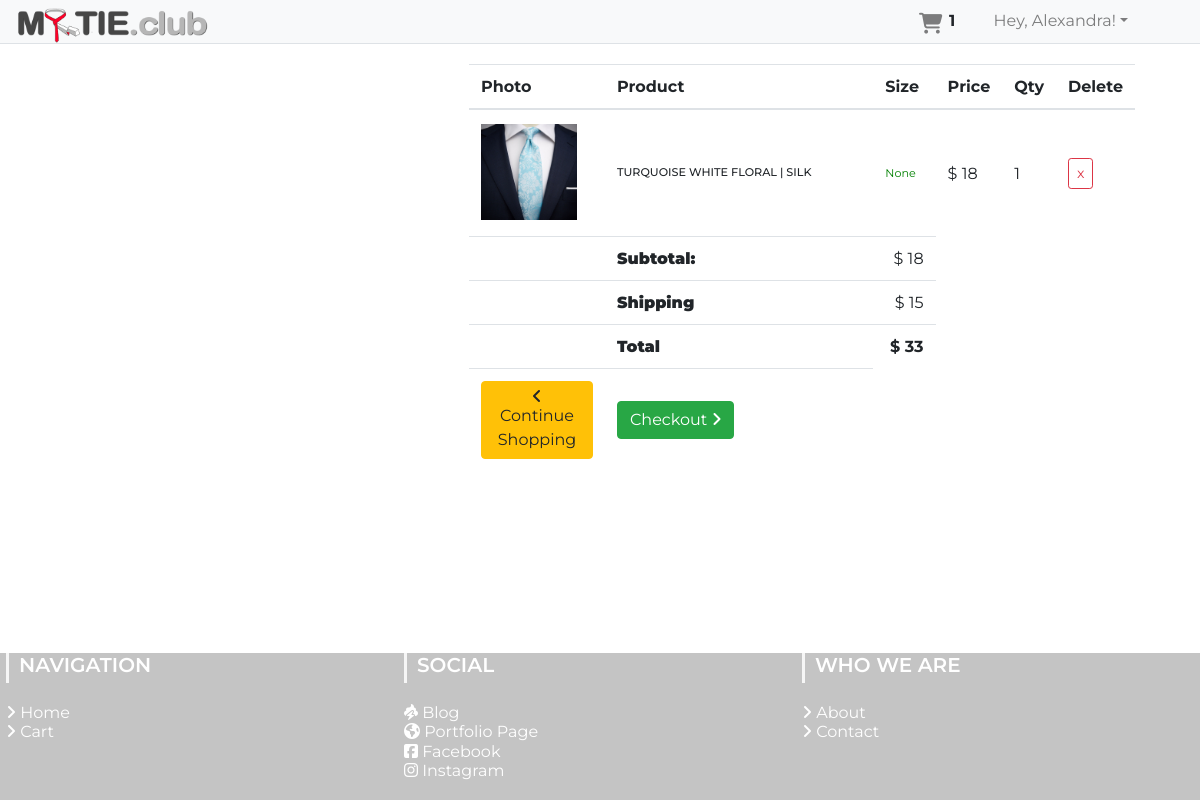
The page /cart/ (signed in) on the database its author committed.
### app/models.py (models this page shows, shortened)
class User(UserMixin, db.Model):
	__tablename__="user"
	id = db.Column(db.Integer, primary_key=True)
	firstname = db.Column(db.String(24), index=True)
	lastname = db.Column(db.String(24), index=True)
	email = db.Column(db.String(50), index=True, unique=True)
	password_hash = db.Column(db.String)
	phonenumber = db.Column(db.String(18), index=True, unique=True)
	is_admin = db.Column(db.Boolean, default = False)
	order = db.relationship("Order", backref='ordered_products')
	kart = db.relationship('Kart', uselist=False, backref='user_kart')
	shipping_info = db.relationship('ShippingInfo', backref='shipping',lazy='dynamic')

class Kart(db.Model):
	id = db.Column(db.Integer, primary_key=True)
	product_id = db.Column(db.Integer, db.ForeignKey('product.id'))
	product = db.relationship('Products', uselist=False)
	quantity = db.Column(db.Integer)
	subtotal = db.Column(db.Integer)
	user_id = db.Column(db.Integer, db.ForeignKey('user.id'))
	user = db.relationship('User', uselist=False, backref='user')

class Products(db.Model):
	__tablename__ = 'product'
	id = db.Column(db.Integer, primary_key=True)
	product_name = db.Column(db.String(100), index=True)
	product_price = db.Column(db.Integer, index=True)
	product_image = db.Column(db.String(120),index=True)
	product_description = db.Column(db.String(200), index=True)
	product_stock = db.Column(db.Integer, index = True)
	product_size = db.Column(db.String(5), index = True)
	categories_id = db.Column(db.Integer, db.ForeignKey('categories.id'))
	order = db.relationship('Order', secondary=association_table, backref='my_orders', lazy='dynamic')

### app/users/routes.py (the view)
@users.route('/cart/',methods = ["GET","POST"])
def cart():
	if current_user.is_anonymous:
		count = 0
		user = 0
		cartlist = []
	else:
		user = current_user.id
		count = Kart.query.filter_by(user_id=user).count()
		cartlist = Kart.query.filter_by(user_id=user).all()
	form = CartForm()
	price = ShippingPrice()
	items_subtotals = subtotals()
	if current_user.is_anonymous:
		flash('Please login ')
		return render_template('users/cart.html', count= count, cartlist= cartlist,
	title = "Cart", form = form, price=price, items_subtotals=items_subtotals)
	return render_template('users/cart.html', count= count, cartlist= cartlist,
	title = "Cart", form = form, price=price,items_subtotals=items_subtotals)

### app/models.py (called while the page is built)
@login_manager.user_loader
def load_user(id):
    return User.query.get(int(id))

### app/users/routes.py (called while the page is built)
def ShippingPrice():
	if current_user.is_authenticated:
		item_num = Kart.query.filter_by(user_id = current_user.id).count()
	else:
		item_num = Kart.query.filter_by(user_id = 0).count()
	shipping_price = 0
	if item_num >= 1:
		shipping_price = 15
	elif item_num >= 5:
		shipping_price = 25
	else:
		pass
	return shipping_price

def subtotals():
	if current_user.is_authenticated:
		get_products = Kart.query.filter_by(user_id = current_user.id).all()
	else:
		get_products = Kart.query.filter_by(user_id = 0).all()
	items_subtotal = 0
	for price in get_products:
		items_subtotal+=int(price.subtotal)
	return items_subtotal

### app/templates/users/cart.html (shortened to what this page needs)
{% extends "layout.html" %}
{% block body%}
	{% if current_user.is_authenticated %}
	<table id="cart" class="table table-hover table-condensed">
			<thead>
				<tr>
					<th style="width:10%">Photo</th>
					<th style="width:60%">Product</th>
					<th style="width:10%">Size</th>
					<th style="width:10%">Price</th>
					<th style="width:5%">Qty</th>
					<th style="width:5%">Delete</th>
				</tr>
			</thead>
			{% for items in cartlist %}
			<tbody>
				<tr>
					<td data-th="Photo">
						<img src="{{ items.product.product_image }}" class="item-img img-responsive" />
					</td>
					<td data-th="Product">
						<h6 class="nomargin ml-0">
								<p>{{ items.product.product_name }}</p>
						</h6>
					</td>
					<td data-th="Size">
						<span class="size">{{ items.product.product_size }}</span>
					</td>
					<td data-th="Price">
						<p>
							<span class="iso">$</span>
							<span class="item-total{{items.id}} item-total">{{items.subtotal}}</span>
						</p>
					</td>
					<td data-th="Qty">
							<span>{{items.quantity}}</span>
					</td>
					<td class="actions" data-th="Delete">
						<a href="{{ url_for('users.remove_item', id=items.id) }}" class=" btn btn-outline-danger btn-sm">x</a>
					</td>
				</tr>
			</tbody>
			{% endfor %}
			<tfoot>
				<tr class="visible-xs">
					<th colspan="1"><strong></strong></th>
					<th><strong>Subtotal:</strong></th>
					<td class="text-right">$ {{items_subtotals}}</td>
				</tr>
				<tr class="visible-xs">
					<th colspan="1"><strong></strong></th>
					<th><strong>Shipping</strong></th>
					<td class="text-right">$ {{ price }}</td>
				</tr>
				<tr class="visible-xs">
					<th colspan="1"><strong></strong></th>
					<th><strong>Total</strong></th>
					<td class="text-right"><strong>$ {{items_subtotals + price}}</strong></td>
				</tr>
				<tr>
					<td><a href="{{ url_for('home.homepage') }}" class="btn btn-warning"><i class="fa fa-angle-left"></i> Continue Shopping</a></td>
					<td><a href="#" class="btn btn-success" data-toggle="modal"
						data-target="#exampleModalCenter"> Checkout <i class="fa fa-angle-right"></i></a></td>
				</tr>
			</tfoot>
		</table>
	</div>
{% endif %}
{% endblock %}

### app/templates/layout.html (shortened to what this page needs)
<html>
    <head>
        <link rel="stylesheet" href="https://stackpath.bootstrapcdn.com/bootstrap/4.3.1/css/bootstrap.css">
        <link href="{{ url_for('static', filename='css/main.css') }}" rel="stylesheet">
    </head>
<body>
          <nav class="navbar navbar-expand-sm navbar-light bg-light border-bottom shadow-md fixed-top">
              <h1 class="brand_name">
                  <a class="navbar-brand" href="{{ url_for('home.homepage') }}"><img id="logo" src="{{url_for('static', filename='img/my-tie-logo-navbar-2.png')}}" alt="Home"></a>
              </h1>
              <div class="collapse navbar-collapse" id="navbarTogglerDemo03">
                  <ul class="navbar-nav ml-auto mr-5 mt-2 mt-lg-0">
                      {% if current_user.is_authenticated %}
                      {% if current_user.is_admin %}
                            <li class="nav-item ml-3">
                              <a class="nav-link active" href="{{ url_for('home.admin_dashboard') }}">Dashboard</a>
                            </li>
                            <li class="nav-item ml-3">
                              <a class="nav-link" href="{{ url_for('admin.list_categories') }}">Categories</a>
                            </li>
                            <li class="nav-item ml-3">
                              <a class="nav-link" href="{{ url_for('admin.list_products') }}">Products</a>
                            </li>
                            <li class="nav-item ml-3">
                              <a class="nav-link" href="{{ url_for('admin.list_orders') }}">Orders</a>
                            </li>
                            <li class="nav-item ml-3">
                              <a class="nav-link" href="{{ url_for('users.cart') }}"><i class="fas fa-shopping-cart"></i><span class="badge badge-light">{{ count }}</span></a>
                            </li>
                      {% else %}
                            <li class="nav-item ml-3">
                              <a class="nav-link" href="{{ url_for('users.cart') }}"><i class="fas fa-shopping-cart"></i><span class="badge badge-light">{{ count }}</span></a>
                            </li>
                      {% endif %}
                            <li class="nav-item dropdown ml-3">
                              <a class="nav-link dropdown-toggle" data-toggle="dropdown" href="#" role="button" aria-haspopup="true"
                                aria-expanded="false">
                                Hey, {{ current_user.firstname }}!</a>
                            </li>
                      {% endif %}
                  </ul>
              </div>
          </nav>
    <div class="container">
        {% block body %}
        {% endblock %}
    <section id="footer">
      <div class="container-fluid">
          <div class="row text-xs-center text-sm-left">
              <div class="col-xs-12 col-sm-4 col-md-4">
                  <h5>NAVIGATION</h5>
                  <ul class="list-unstyled quick-links">
                      <li><a href="{{ url_for('home.homepage') }}"><i class="fa fa-angle-right"></i> Home</a></li>
                      <li><a href="{{ url_for('users.cart') }}"><i class="fa fa-angle-right"></i> Cart</a></li>
                  </ul>
              </div>
              <div class="col-xs-12 col-sm-4 col-md-4">
                  <h5>SOCIAL</h5>
                  <ul class="list-unstyled quick-links">
                      <li><a href="http://www.chaze.net"><i class="fas fa-poo-storm"></i> Blog</a></li>
                      <li><a href="http://www.artem-yerep.com"><i class="fas fa-globe-americas"></i> Portfolio Page</a></li>
                      <li><a href="https://www.facebook.com/"><i class="fab fa-facebook-square"></i> Facebook</a></li>
                      <li><a href="https://www.instagram.com/"><i class="fab fa-instagram"></i> Instagram</a></li>
                  </ul>
              </div>
              <div class="col-xs-12 col-sm-4 col-md-4">
                  <h5>WHO WE ARE</h5>
                  <ul class="list-unstyled quick-links">
                      <li><a href="{{ url_for('home.about') }}"><i class="fa fa-angle-right"></i> About</a></li>
                      <li><a href="{{ url_for('home.contact') }}"><i class="fa fa-angle-right"></i> Contact</a></li>
                  </ul>
              </div>
          </div>
      </div>
    </section>
</body>
</html>

### app/static/css/main.css (style rules this page uses)
* { padding: 0; margin: 0; }
html { position: relative; min-height: 100%; }
body { font-family: 'Montserrat', sans-serif; margin-bottom: 12em ; margin-top: 4em; }
#logo { max-height: 35px; }
.navbar { padding-bottom: 0px; max-width: 100%; }
.navbar-brand { padding: 0px; }
.navbar-collapse { padding-bottom: 8px; }
.fa-shopping-cart { font-size: 1.3em; }
a.nav-link { padding: 0; }
.badge { font-size: 1em; vertical-align: 0.3em; }
.row { margin-left: auto; margin-right: auto; margin-bottom: 20px; }
.row:after { content: ""; display: table; clear: both; }
#footer { position: absolute; bottom: 0; width: 100%; opacity: .5; background-color: rgb(138, 138, 138); line-height: 1.2em; }
#footer h5 { padding-left: 10px; font-weight: 600; border-left: 3px solid #eeeeee; padding-bottom: 6px; margin-bottom: 20px; color:#ffffff; }
#footer ul.social li a, #footer ul.quick-links li a { color:#ffffff; }
#footer ul.quick-links li { padding: 0 0; -webkit-transition: .5s all ease; -moz-transition: .5s all ease; transition: .5s all ease; }
p,h1, h3, input, ul, h6 ,h5 { margin: 0; padding:0 0; }
ul { list-style-type: none; }
.actions { margin-left:auto; margin-right:30px; margin-top: -50px; }
#cart { margin-left: 10px; max-width: 100%; width: 60%; margin-bottom: 2em; }
@media screen and (max-width: 1280px) { .row { margin-left: -24px; } }
@media screen and (max-width: 1280px) { .nomargin > p { word-wrap: break-word; } }
@media screen and (max-width: 1280px) { .actions { margin-left:auto; margin-right:30px; margin-top: -50px; } }
@media screen and (max-width: 1280px) { #cart { display:table; margin-left: auto; margin-right: 20px; width: 60%; padding: 8px; } }
.table>tbody>tr>td, .table>tfoot>tr>td { vertical-align: middle; }
.item-img { width:7em; display:inline; padding-right:1em; margin-top: 2px; margin-bottom: 4px; }
.item-img, .item-name { display: inline-block; }
span.size { color:green; font-size: .7em; }
.nomargin { font-size: .7em; text-transform: capitalize; }
.nomargin > p { word-wrap: break-word; }
@media (min-width: 576px) { .navbar-expand-sm { flex-flow: wrap; justify-content: flex-start; } }

### rows shown on the page
User: firstname "Alexandra"
Kart: product.product_name "TURQUOISE WHITE FLORAL | SILK", product.product_size "None", subtotal "18", quantity "1"

### other values the page prints
{{ count }} "1"
{{ items_subtotals }} "18"
{{ price }} "15"
{{ items_subtotals + price }} "33"
